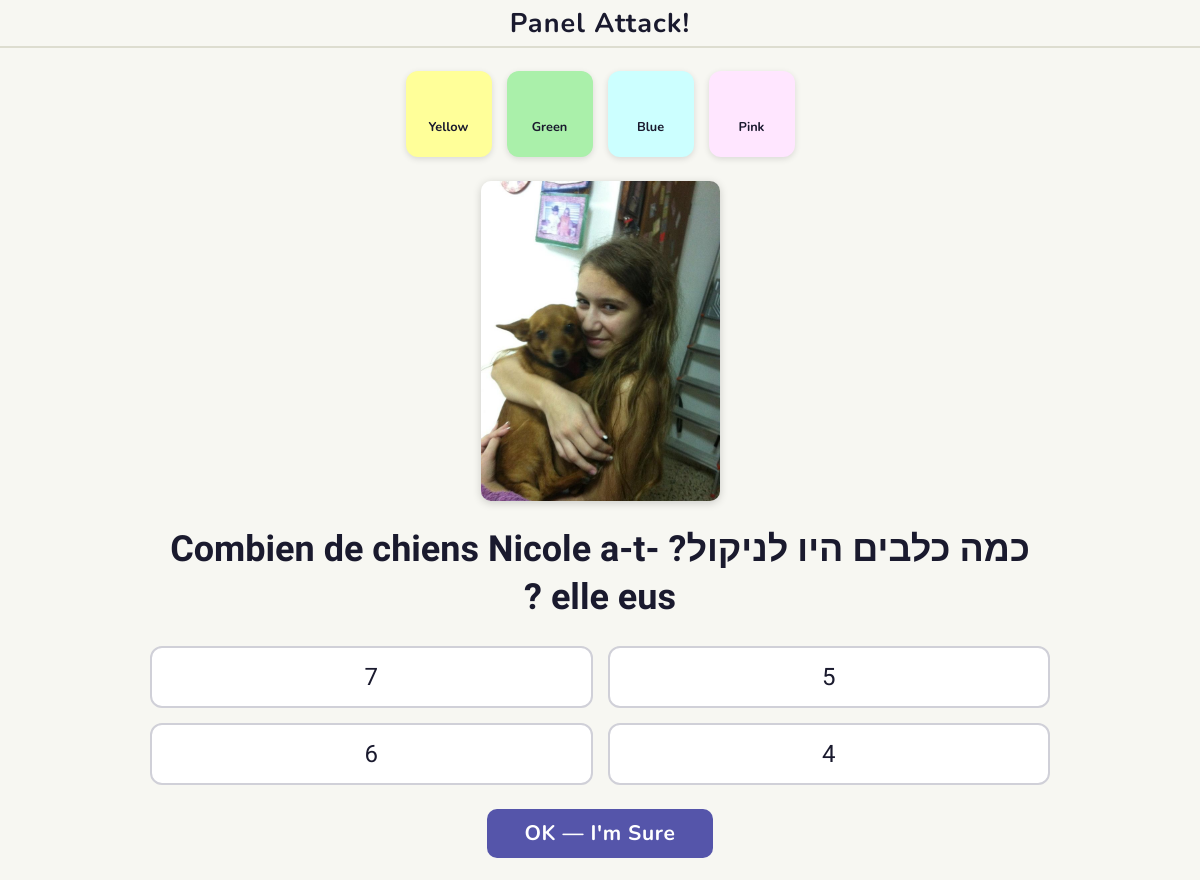
The page /panel_attack/9/ on the database its author committed.
### panel_attack/models.py (models this page shows, shortened)
class Panel(models.Model):
    id=models.AutoField(primary_key=True)
    row=models.IntegerField()
    col = models.IntegerField()
    color = models.CharField(max_length=100)
    question=models.CharField(max_length=1000)
    correct_answer=models.CharField(max_length=1000)
    wrong_answer_1=models.CharField(max_length=1000)
    wrong_answer_2=models.CharField(max_length=1000)
    wrong_answer_3=models.CharField(max_length=1000)
    image = models.CharField(
        max_length=200,
        blank=True,
        null=True,
        help_text="Optional filename in static/images/questions/ (e.g. 'eiffel.jpg')"
    )

### panel_attack/views.py (the view)
# urls.py: path('panel_attack/<int:panel_id>/', views.panel_detail, name='panel_detail'),
def panel_detail(request, panel_id):
    try:
        panel = Panel.objects.get(id=panel_id)
        form = panelForm()
    except Panel.DoesNotExist:
        raise Http404('panel not found')
    question_phrase = panel.question
    questions_mixed=[panel.correct_answer,panel.wrong_answer_1,panel.wrong_answer_2,panel.wrong_answer_3]
    random.shuffle(questions_mixed)
    return render(request, 'panel_detail.html', {
        'panel': panel,
        'question_phrase':str(question_phrase) ,
        'questions_mixed':questions_mixed,
        'form':form
    })

### panel_attack/templates/panel_detail.html (shortened to what this page needs)
{% extends "base.html" %}
{% load static %}
{% block content %}
<form class="question-page" action="{% url 'index' %}" method="post">
    <div class="team-selector">
        <label class="team-tile">
            <span class="team-tile-inner" style="background-color: #ffff99;">
                <span class="team-label">Yellow</span>
            </span>
        </label>
        <label class="team-tile">
            <span class="team-tile-inner" style="background-color: #aaf0aa;">
                <span class="team-label">Green</span>
            </span>
        </label>
        <label class="team-tile">
            <span class="team-tile-inner" style="background-color: #ccffff;">
                <span class="team-label">Blue</span>
            </span>
        </label>
        <label class="team-tile">
            <span class="team-tile-inner" style="background-color: #ffe6ff;">
                <span class="team-label">Pink</span>
            </span>
        </label>
    </div>
    {% if panel.image %}
    <img class="question-image" src="{% static 'images/questions/' %}{{ panel.image }}" alt="Question image">
    {% endif %}
    <div class="question-box">
        <p class="question-text">{{ question_phrase }}</p>
    </div>
    <div class="answers-grid">
        {% for answer in questions_mixed %}
        <label class="answer-option">
            <span class="answer-text">{{ answer }}</span>
        </label>
        {% endfor %}
    </div>
    <button type="submit" class="submit-btn">OK — I'm Sure</button>
</form>
{% endblock %}

### static/style.css (style rules this page uses)
html { font-size: 15px; }
body { margin: 0; padding: 0; background-color: #f7f7f2; color: #1a1a2e; font-family: 'Nunito', sans-serif; }
.question-page { display: flex; flex-direction: column; align-items: center; gap: 1.6rem; max-width: 900px; margin: 0 auto; padding: 0 1rem; }
.team-selector { display: flex; gap: 1rem; }
.team-tile-inner { display: flex; flex-direction: column; align-items: center; justify-content: center; width: 80px; height: 80px; border-radius: 12px; border: 3px solid transparent; cursor: pointer; transition: border-color 0.15s, transform 0.12s, box-shadow 0.15s; box-shadow: 0 2px 6px rgba(0,0,0,0.12); gap: 0.2rem; }
.team-label { font-family: 'Nunito', sans-serif; font-size: 0.85rem; font-weight: 700; color: #1a1a2e; }
.question-image { max-width: 100%; max-height: 320px; border-radius: 10px; object-fit: contain; box-shadow: 0 2px 8px rgba(0, 0, 0, 0.18); }
.question-box { width: 100%; text-align: center; }
.question-text { font-family: 'Heebo', 'Nunito', sans-serif; font-size: 2.4rem; font-weight: 700; direction: rtl; margin: 0; line-height: 1.35; color: #1a1a2e; }
.answers-grid { display: grid; grid-template-columns: 1fr 1fr; gap: 1rem; width: 100%; }
.answer-option { display: flex; align-items: center; justify-content: center; padding: 1rem 1.2rem; background-color: #ffffff; border: 2px solid #d0d0d8; border-radius: 12px; cursor: pointer; transition: background-color 0.15s, border-color 0.15s, transform 0.12s; text-align: center; }
.answer-text { font-family: 'Heebo', 'Nunito', sans-serif; font-size: 1.6rem; font-weight: 500; direction: rtl; color: #1a1a2e; }
.submit-btn { font-family: 'Nunito', sans-serif; font-size: 1.4rem; font-weight: 700; padding: 0.7rem 2.5rem; background-color: #5555aa; color: #ffffff; border: none; border-radius: 10px; cursor: pointer; letter-spacing: 0.03em; transition: background-color 0.15s, transform 0.12s; }

### rows shown on the page
Panel: image (picture), question "כמה כלבים היו לניקול? Combien de chiens Nicole a-t-elle eus ?"

### other values the page prints
{{ answer }} "7" "5" "6" "4"
